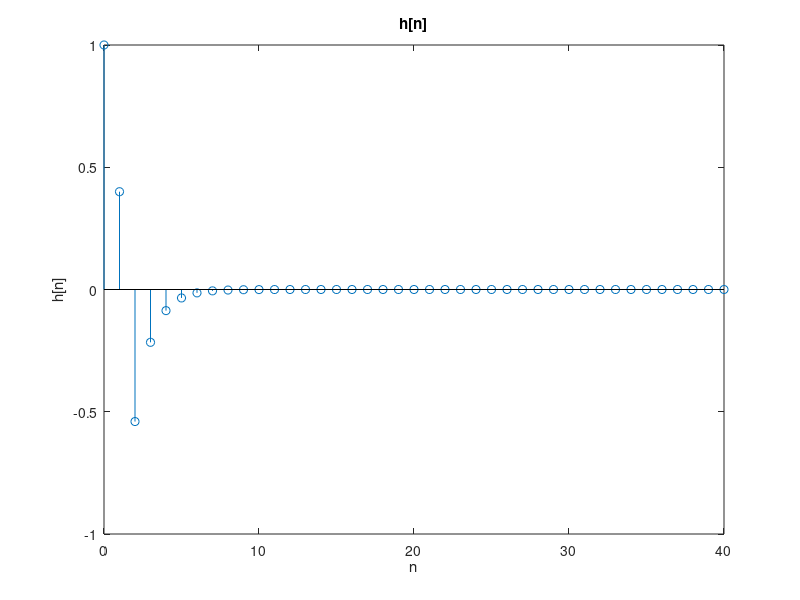

MATLAB code for this plot:
b = [1 0 -0.7]; 
a = [1 -0.4];   

% Compute and plot the impulse response using impz
[h, nh] = impz(b, a, 41);  % Compute the impulse response for 41 samples
stem(nh, h);
title('h[n]');
xlabel('n');
ylabel('h[n]');
